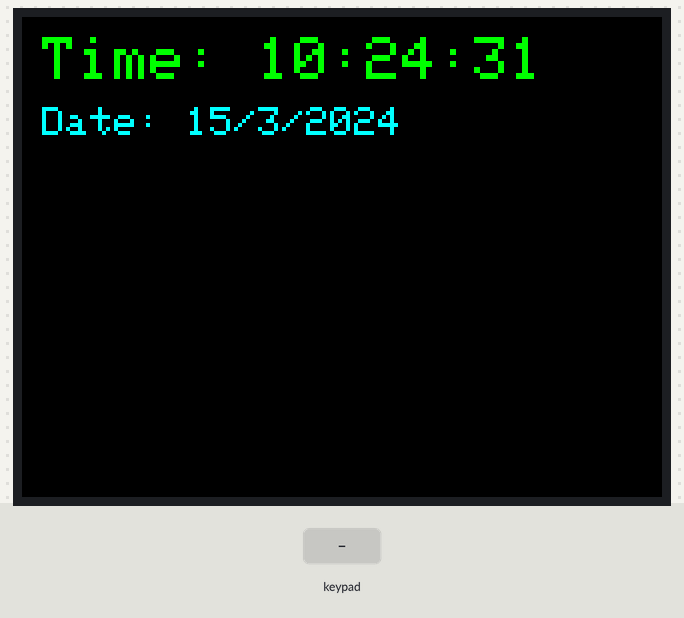
The sketch below on a simulated ESP32. Shown: 320×240 colour display. The inputs (shaded band) are chosen by the test bench. The local clock reads 2024-03-15 10:24:30 at power-on unless the sketch sets it; what the sketch prints to the serial monitor is not drawn.

Above: at 1.4 s.
1.5 s: keypad keys 3 2 2 5 2 6 1 4 # pressed 0.4 s apart
At 5.8 s:
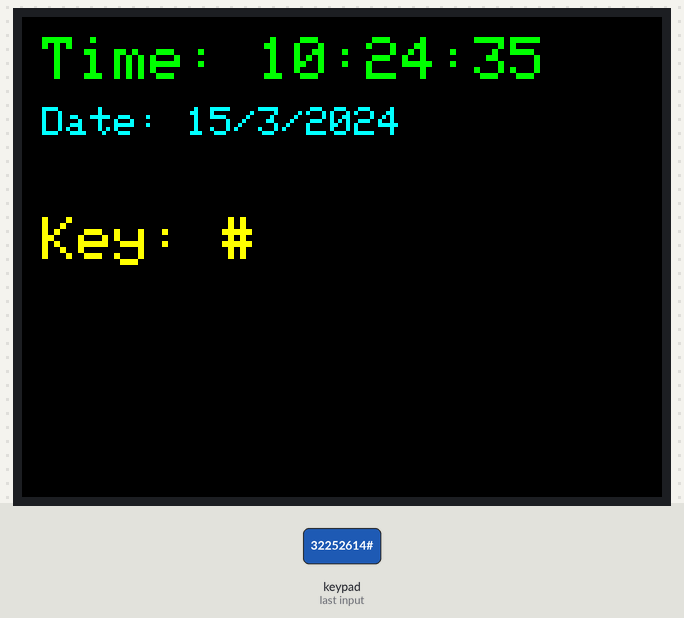
6.6 s: key 'A' pressed
At 7.8 s:
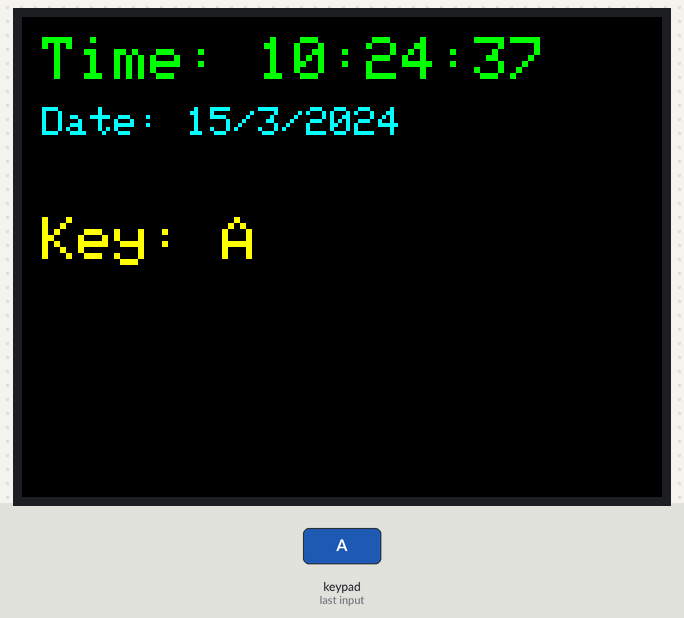
9.6 s: key 'B' pressed
At 10.8 s:
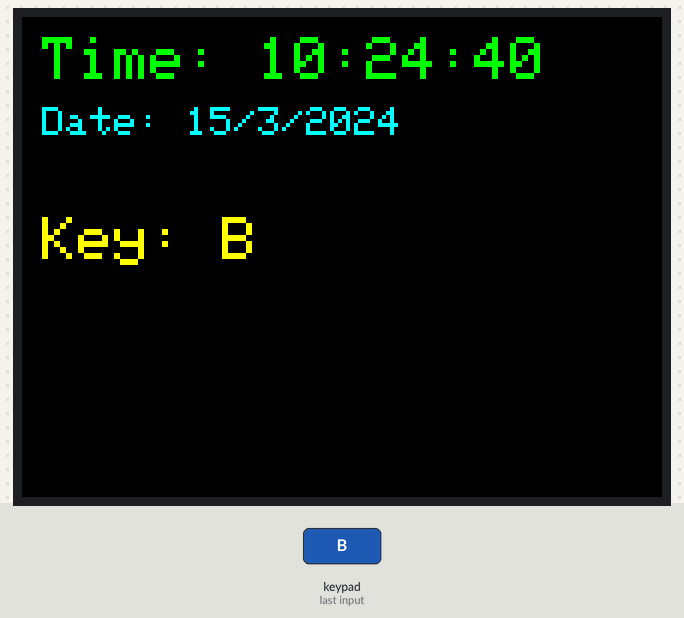
12.6 s: keypad keys 3 2 2 5 2 6 1 4 * pressed 0.4 s apart
At 16.9 s:
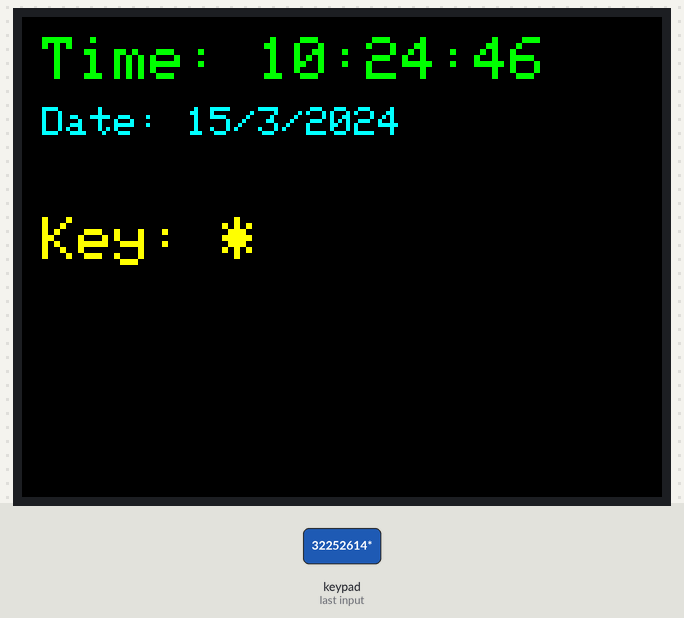
19.2 s: key 'C' pressed
At 20.8 s:
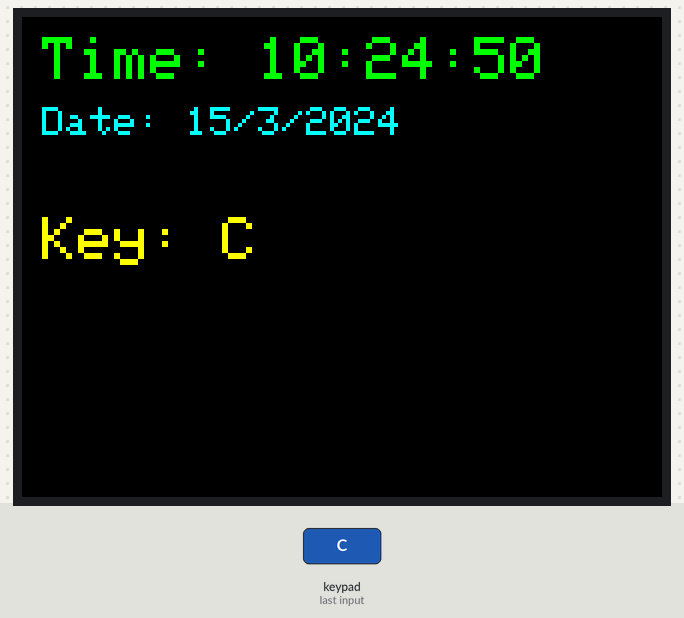
22.2 s: keypad keys 3 2 2 5 2 6 1 4 D pressed 0.4 s apart
At 26.6 s:
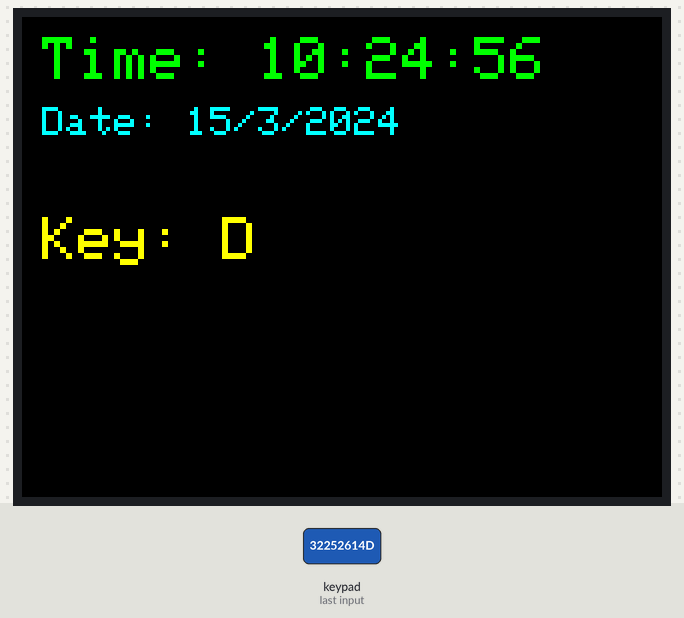
Timing chart, 0 to 28.1 s (numbered marks = the images above; inputs shaded):
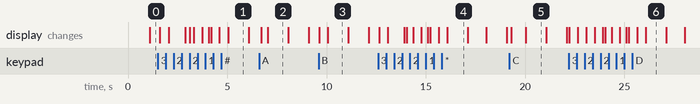

Measured:
- after the input at 1.5 s, the display: first changes after 0.10 s (image 1 shows a later state)
- after the input at 6.6 s, the display: first changes after 0.10 s (image 2 shows a later state)
- after the input at 9.6 s, the display: first changes at once (image 3 shows a later state)
- after the input at 19.2 s, the display: first changes after 0.10 s (image 5 shows a later state)
- what the display in image 1 shows lasts 1.1 s, from 5.0 s to 6.1 s

The sketch:

display_keypad_rtc.ino
```cpp
#include <Wire.h>
#include "RTClib.h"
#include <Adafruit_GFX.h>
#include <Adafruit_ILI9341.h>
#include <Keypad.h>

// ------------------ TFT Setup ------------------
#define TFT_CS   5
#define TFT_DC   27
#define TFT_RST  33
#define TFT_MOSI 23
#define TFT_SCK  18
#define TFT_LED  22
#define TFT_MISO 19

Adafruit_ILI9341 tft = Adafruit_ILI9341(TFT_CS, TFT_DC, TFT_RST);

// ------------------ RTC Setup ------------------
RTC_DS3231 rtc;

// ------------------ Keypad Setup ------------------
const byte ROWS = 4;
const byte COLS = 4;
char keys[ROWS][COLS] = {
  {'1','2','3','A'},
  {'4','5','6','B'},
  {'7','8','9','C'},
  {'*','0','#','D'}
};

byte rowPins[ROWS] = {32, 25, 26, 14}; // Connect to keypad ROW0, ROW1, ROW2, ROW3
byte colPins[COLS] = {13, 12, 21, 15}; // Connect to keypad COL0, COL1, COL2, COL3

Keypad keypad = Keypad(makeKeymap(keys), rowPins, colPins, ROWS, COLS);

// ------------------ Time Tracker ------------------
int lastSecond = -1;

void setup() {
  Serial.begin(115200);
  Serial.println("Starting RTC...");

  Wire.begin(); // Ensure I2C is initialized

  // TFT Init
  tft.begin();
  tft.fillScreen(ILI9341_BLACK);
  tft.setRotation(1); // Landscape
  tft.setTextColor(ILI9341_WHITE);
  tft.setTextSize(2);

  // RTC Init
  if (!rtc.begin()) {
    Serial.println("Couldn't find RTC");
    while (1);  // Halt
  }

  // If RTC lost power, reset the time
  if (rtc.lostPower()) {
    Serial.println("RTC lost power, setting time to compile time...");
    rtc.adjust(DateTime(F(__DATE__), F(__TIME__)));
  }

  Serial.println("Setup complete.");
}

// ------------------ Function to Print Time ------------------
void printCurrentTime() {
  DateTime now = rtc.now();

  // Only update if the second has changed
  if (now.second() != lastSecond) {
    lastSecond = now.second();

    String day = String(now.day()) + "/" + String(now.month()) + "/" + String(now.year());
    String time = String(now.hour()) + ":" + String(now.minute()) + ":" + String(now.second());

    Serial.println(day);
    Serial.println(time);

    // Clear previous time display
    tft.fillRect(0, 0, 320, 60, ILI9341_BLACK);

    tft.setCursor(10, 10);
    tft.setTextSize(3);
    tft.setTextColor(ILI9341_GREEN);
    tft.print("Time: ");
    tft.print(time);

    tft.setCursor(10, 45);
    tft.setTextSize(2);
    tft.setTextColor(ILI9341_CYAN);
    tft.print("Date: ");
    tft.print(day);
  }
}

void loop() {
  // Check RTC validity again (optional, usually not needed after setup)
  if (!rtc.begin()) {
    Serial.println("RTC invalid in loop!");
    delay(1000);
    return;
  }

  // Show updated time once per second
  printCurrentTime();

  // Keypad logic
  char key = keypad.getKey();
  if (key) {
    Serial.print("Key Pressed: ");
    Serial.println(key);

    tft.fillRect(10, 100, 300, 40, ILI9341_BLACK);
    tft.setCursor(10, 100);
    tft.setTextSize(3);
    tft.setTextColor(ILI9341_YELLOW);
    tft.print("Key: ");
    tft.print(key);
  }

  delay(100);  // Small delay for responsiveness
}
```
